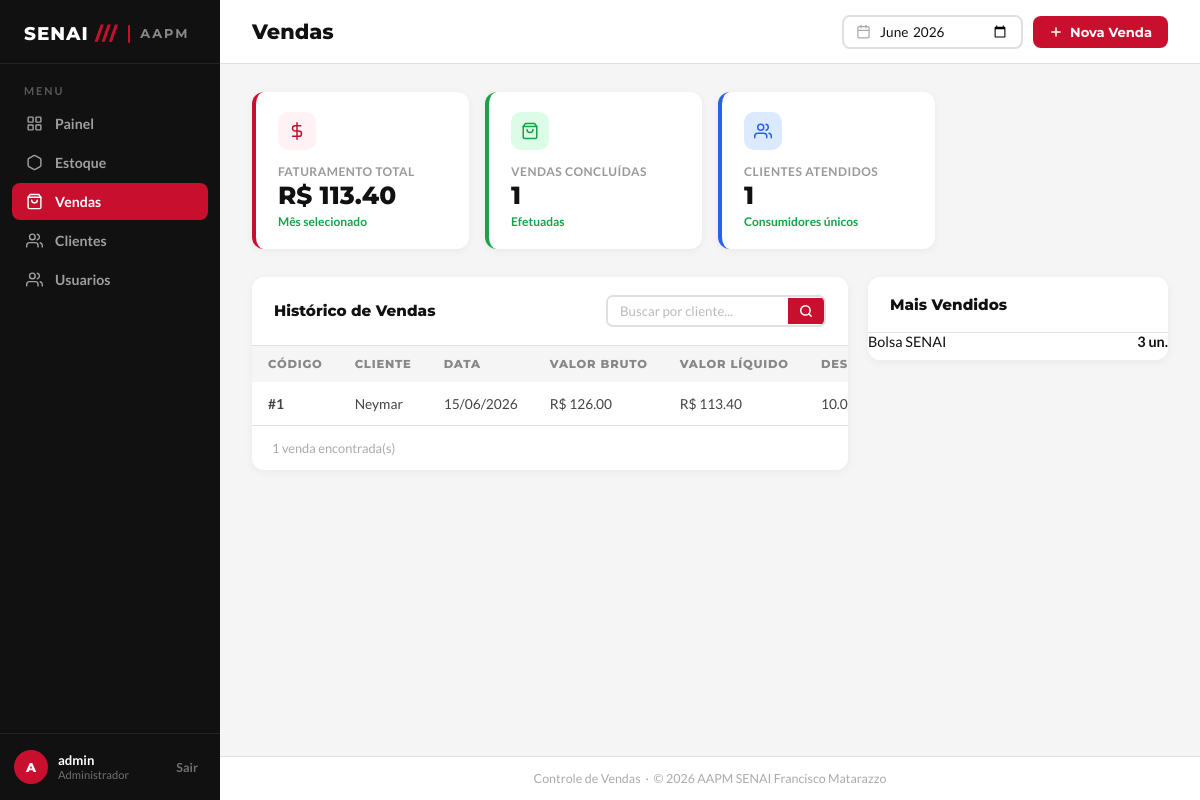
The page /pdv/ (signed in) on the database its author committed.
### app/models/venda.py (models this page shows, shortened)
class Venda(Base):
    __tablename__ = "vendas"
    id         = Column(Integer, primary_key=True, index=True)
    cliente_id = Column(
        Integer,
        ForeignKey("clientes.id", ondelete="SET NULL"),
        nullable=True
    )
    usuario_id = Column(
        Integer,
        ForeignKey("usuarios.id", ondelete="SET NULL"),
        nullable=True
    )
    desconto_percentual = Column(Float, nullable=False, default=0.0)
    total_bruto  = Column(Float, nullable=False, default=0.0)
    total_liquido = Column(Float, nullable=False, default=0.0)
    observacao = Column(String(255), nullable=True)
    criado_em = Column(DateTime, server_default=func.now())
    cliente = relationship("Cliente", back_populates="vendas")
    usuario = relationship("Usuario", backref="vendas")
    itens   = relationship(
        "ItemVenda",
        back_populates="venda",
        cascade="all, delete-orphan"  # deleta itens se a venda for deletada
    )

class ItemVenda(Base):
    __tablename__ = "itens_venda"
    id         = Column(Integer, primary_key=True, index=True)
    venda_id   = Column(
        Integer,
        ForeignKey("vendas.id", ondelete="CASCADE"),
        nullable=False
    )
    produto_id = Column(
        Integer,
        ForeignKey("produtos.id", ondelete="SET NULL"),
        nullable=True
    )
    produto_nome   = Column(String(150), nullable=False)
    quantidade     = Column(Integer, nullable=False)
    preco_unitario = Column(Float, nullable=False)   # preço no momento da venda
    venda   = relationship("Venda", back_populates="itens")
    produto = relationship("Produto", backref="itens_venda")

### app/models/cliente.py (models this page shows, shortened)
class Cliente(Base):
    __tablename__ = "clientes"
    id         = Column(Integer, primary_key=True, index=True)
    nome       = Column(String(150), nullable=False, index=True)
    matricula  = Column(String(50), nullable=True, unique=True)
    telefone   = Column(String(20), nullable=True)
    is_associado = Column(Boolean, default=False, nullable=False)
    ativo      = Column(Boolean, default=True)
    criado_em  = Column(DateTime, server_default=func.now())
    vendas = relationship("Venda", back_populates="cliente")

### app/controllers/pdv_controllers.py (the view)
@router.get("/")
def tela_pdv(
    request: Request,
    db: Session = Depends(get_db),
    usuario = Depends(get_usuario_logado)
):
    produtos  = (
        db.query(Produto)
        .filter(Produto.ativa == True, Produto.estoque_atual > 0)
        .order_by(Produto.nome)
        .all()
    )
    clientes  = (
        db.query(Cliente)
        .filter(Cliente.ativo == True)
        .order_by(Cliente.nome)
        .all()
    )
    mes_selecionado = request.query_params.get("mes") or datetime.now().strftime("%Y-%m")
    busca = (request.query_params.get("busca") or "").strip()
    try:
        inicio = datetime.strptime(f"{mes_selecionado}-01", "%Y-%m-%d")
        if inicio.month == 12:
            fim = inicio.replace(year=inicio.year + 1, month=1)
        else:
            fim = inicio.replace(month=inicio.month + 1)
    except ValueError:
        mes_selecionado = datetime.now().strftime("%Y-%m")
        inicio = datetime.strptime(f"{mes_selecionado}-01", "%Y-%m-%d")
        fim = inicio.replace(month=inicio.month + 1)
    vendas_query = (
        db.query(Venda)
        .outerjoin(Cliente)
        .filter(Venda.criado_em >= inicio, Venda.criado_em < fim)
    )
    if busca:
        vendas_query = vendas_query.filter(
            (Cliente.nome.ilike(f"%{busca}%")) |
            (cast(Venda.id, String).ilike(f"%{busca}%"))
        )
    vendas = vendas_query.order_by(Venda.criado_em.desc()).all()
    faturamento_total = sum(v.total_liquido or 0 for v in vendas)
    clientes_atendidos = len({v.cliente_id for v in vendas if v.cliente_id is not None})
    resumos = {
        "faturamento_total": faturamento_total,
        "vendas_concluidas": len(vendas),
        "clientes_atendidos": clientes_atendidos,
    }
    top_produtos = (
        db.query(
            ItemVenda.produto_nome,
            func.sum(ItemVenda.quantidade).label("total_vendido")
        )
        .join(Venda)
        .filter(Venda.criado_em >= inicio, Venda.criado_em < fim)
        .group_by(ItemVenda.produto_nome)
        .order_by(func.sum(ItemVenda.quantidade).desc())
        .limit(5)
        .all()
    )
    produtos_pdv = [
        {
            "id": produto.id,
            "nome": produto.nome,
            "preco": float(produto.preco or 0),
            "estoque": int(produto.estoque_atual or 0),
        }
        for produto in produtos
    ]
    return templates.TemplateResponse(
        request,
        "pdv/index.html",
        {
            "request":             request,
            "usuario":             usuario,
            "produtos":            produtos,
            "clientes":            clientes,
            "desconto_associado":  DESCONTO_ASSOCIADO,
            "vendas":              vendas,
            "resumos":             resumos,
            "top_produtos":        top_produtos,
            "mes_selecionado":     mes_selecionado,
            "busca":               busca,
            "produtos_pdv":        produtos_pdv,
        }
    )

### app/templates/pdv/index.html (shortened to what this page needs)
<!DOCTYPE html>
<html lang="pt-BR">
<head>
  <link rel="stylesheet" href="/static/css/vendas.css" />
</head>
<body>
  <aside class="barra-lateral">
    <div class="barra-logo">
      <span class="barra-logo-texto">SENAI <span>///</span></span>
      <div class="barra-logo-separador"></div>
      <span class="barra-logo-sub">AAPM</span>
    </div>
    <span class="barra-menu-titulo">Menu</span>
    <ul class="barra-nav">
      <li>
        <a href="/">
          <svg viewBox="0 0 24 24">
            <rect x="3" y="3" width="7" height="7" rx="1" />
            <rect x="14" y="3" width="7" height="7" rx="1" />
            <rect x="3" y="14" width="7" height="7" rx="1" />
            <rect x="14" y="14" width="7" height="7" rx="1" />
          </svg>
          Painel
        </a>
      </li>
      <li>
        <a href="/produtos">
          <svg viewBox="0 0 24 24">
            <path
              d="M21 16V8a2 2 0 0 0-1-1.73l-7-4a2 2 0 0 0-2 0l-7 4A2 2 0 0 0 3 8v8a2 2 0 0 0 1 1.73l7 4a2 2 0 0 0 2 0l7-4A2 2 0 0 0 21 16z" />
          </svg>
          Estoque
        </a>
      </li>
      <li>
        <a href="/pdv" class="ativo">
          <svg viewBox="0 0 24 24">
            <path d="M6 2L3 6v14a2 2 0 0 0 2 2h14a2 2 0 0 0 2-2V6l-3-4z" />
            <line x1="3" y1="6" x2="21" y2="6" />
            <path d="M16 10a4 4 0 0 1-8 0" />
          </svg>
          Vendas
        </a>
      </li>
      <li>
        <a href="/clientes">
          <svg viewBox="0 0 24 24">
            <path d="M17 21v-2a4 4 0 0 0-4-4H5a4 4 0 0 0-4 4v2" />
            <circle cx="9" cy="7" r="4" />
            <path d="M23 21v-2a4 4 0 0 0-3-3.87" />
            <path d="M16 3.13a4 4 0 0 1 0 7.75" />
          </svg>
          Clientes
        </a>
      </li>
      <li>
        <a href="/usuarios/">
          <svg viewBox="0 0 24 24">
            <path d="M17 21v-2a4 4 0 0 0-4-4H5a4 4 0 0 0-4 4v2" />
            <circle cx="9" cy="7" r="4" />
            <path d="M23 21v-2a4 4 0 0 0-3-3.87" />
            <path d="M16 3.13a4 4 0 0 1 0 7.75" />
          </svg>
          Usuarios
        </a>
      </li>
    </ul>
    <div class="barra-rodape">
      <div class="barra-usuario">
        <div class="avatar-usuario">{{ usuario.nome[0] | upper if usuario else 'AD' }}</div>
        <div class="info-usuario">
          <strong>{{ usuario.nome if usuario else 'Usuário' }}</strong>
          <small>Administrador</small>
        </div>
      </div>
      <a href="/sair"><button class="btn-sair">Sair</button></a>
    </div>
  </aside>
  <div class="conteudo-principal">
    <header class="cabecalho-pagina">
      <h1>Vendas</h1>
      <div class="acoes-cabecalho">
        <form method="get" action="/pdv/" class="filtro-data-form" style="display: flex; gap: 10px;">
          <div class="filtro-data">
            <svg viewBox="0 0 24 24">
              <rect x="3" y="4" width="18" height="18" rx="2" />
              <line x1="16" y1="2" x2="16" y2="6" />
              <line x1="8" y1="2" x2="8" y2="6" />
              <line x1="3" y1="10" x2="21" y2="10" />
            </svg>
            <input type="month" id="filtroMes" name="mes" value="{{ mes_selecionado }}" onchange="this.form.submit()" />
          </div>
        </form>
        {% if not usuario or usuario.role == 'admin' or usuario.role == 'operador' %}
        <button class="btn-novo" id="btnNovaVenda" type="button">
          <svg viewBox="0 0 24 24">
            <line x1="12" y1="5" x2="12" y2="19" />
            <line x1="5" y1="12" x2="19" y2="12" />
          </svg>
          Nova Venda
        </button>
        {% endif %}
      </div>
    </header>
    <main class="area-conteudo">
      <div class="grade-resumo">
        <div class="cartao-resumo vermelho" style="animation-delay:0s">
          <div class="resumo-icone">
            <svg viewBox="0 0 24 24">
              <line x1="12" y1="1" x2="12" y2="23" />
              <path d="M17 5H9.5a3.5 3.5 0 0 0 0 7h5a3.5 3.5 0 0 1 0 7H6" />
            </svg>
          </div>
          <div class="resumo-rotulo">Faturamento Total</div>
          <div class="resumo-valor">R$ {{ "%.2f"|format(resumos.faturamento_total) if resumos is defined else "0.00" }}
          </div>
          <div class="resumo-variacao subiu">Mês selecionado</div>
        </div>
        <div class="cartao-resumo verde" style="animation-delay:0.08s">
          <div class="resumo-icone">
            <svg viewBox="0 0 24 24">
              <path d="M6 2L3 6v14a2 2 0 0 0 2 2h14a2 2 0 0 0 2-2V6l-3-4z" />
              <line x1="3" y1="6" x2="21" y2="6" />
              <path d="M16 10a4 4 0 0 1-8 0" />
            </svg>
          </div>
          <div class="resumo-rotulo">Vendas Concluídas</div>
          <div class="resumo-valor">{{ resumos.vendas_concluidas if resumos is defined else "0" }}</div>
          <div class="resumo-variacao subiu">Efetuadas</div>
        </div>
        <div class="cartao-resumo azul" style="animation-delay:0.16s">
          <div class="resumo-icone">
            <svg viewBox="0 0 24 24">
              <path d="M17 21v-2a4 4 0 0 0-4-4H5a4 4 0 0 0-4 4v2" />
              <circle cx="9" cy="7" r="4" />
              <path d="M23 21v-2a4 4 0 0 0-3-3.87" />
              <path d="M16 3.13a4 4 0 0 1 0 7.75" />
            </svg>
          </div>
          <div class="resumo-rotulo">Clientes Atendidos</div>
          <div class="resumo-valor">{{ resumos.clientes_atendidos if resumos is defined else "0" }}</div>
          <div class="resumo-variacao subiu">Consumidores únicos</div>
        </div>
      </div>
      <div class="layout-inferior">
        <div class="painel">
          <div class="painel-cabecalho">
            <span class="painel-titulo">Histórico de Vendas</span>
            <form method="get" action="/pdv/" class="barra-busca-tabela">
              <input type="text" name="busca" placeholder="Buscar por cliente..." value="{{ busca or '' }}" />
              <button type="submit" class="btn-buscar-tabela">
                <svg viewBox="0 0 24 24">
                  <circle cx="11" cy="11" r="8" />
                  <line x1="21" y1="21" x2="16.65" y2="16.65" />
                </svg>
              </button>
            </form>
          </div>
          <table class="tabela-vendas">
            <thead>
              <tr>
                <th>Código</th>
                <th>Cliente</th>
                <th>Data</th>
                <th>Valor Bruto</th>
                <th>Valor Líquido</th>
                <th>Desconto</th>
              </tr>
            </thead>
            <tbody id="corpoTabela">
              {% for v in vendas %}
              <tr>
                <td><strong>#{{ v.id }}</strong></td>
                <td>{{ v.cliente.nome if v.cliente else "Cliente Balcão" }}</td>
                <td>{{ v.criado_em.strftime('%d/%m/%Y') if v.criado_em else '—' }}</td>
                <td>R$ {{ "%.2f"|format(v.total_bruto) }}</td>
                <td>R$ {{ "%.2f"|format(v.total_liquido) }}</td>
                <td>{{ v.desconto_percentual }}%</td>
              </tr>
              {% endfor %}
            </tbody>
          </table>
          <div class="rodape-tabela">
            <span id="infoTabela">{{ vendas|length if vendas else 0 }} venda{{ 's' if (vendas and vendas|length != 1)
              else '' }} encontrada(s)</span>
          </div>
        </div>
        <div class="painel-lateral">
          <div class="painel painel-top">
            <div class="painel-cabecalho">
              <span class="painel-titulo">Mais Vendidos</span>
            </div>
            <div id="listaMaisVendidos">
              {% for item in top_produtos %}
              <div style="display: flex; justify-content: space-between; margin-bottom: 10px; font-size: 0.9rem;">
                <span>{{ item.produto_nome }}</span>
                <strong>{{ item.total_vendido }} un.</strong>
              </div>
              {% endfor %}
            </div>
          </div>
        </div>
      </div>
    </main>
    <footer class="rodape-admin">
      Controle de Vendas &nbsp;·&nbsp; © 2026 AAPM SENAI Francisco Matarazzo
    </footer>
  </div>
</body>
</html>

### rows shown on the page
Venda: id "1", cliente "Neymar", criado_em "15/06/2026", total_bruto "126.00", total_liquido "113.40", desconto_percentual "10.0"
ItemVenda: produto_nome "Bolsa SENAI", total_vendido "3"

### other values the page prints
{{ usuario.nome[0] | upper if usuario else 'AD' }} "A"
{{ usuario.nome if usuario else 'Usuário' }} "admin"
{{ resumos.vendas_concluidas if resumos is defined else "0" }} "1"
{{ resumos.clientes_atendidos if resumos is defined else "0" }} "1"
{{ vendas|length if vendas else 0 }} "1"
